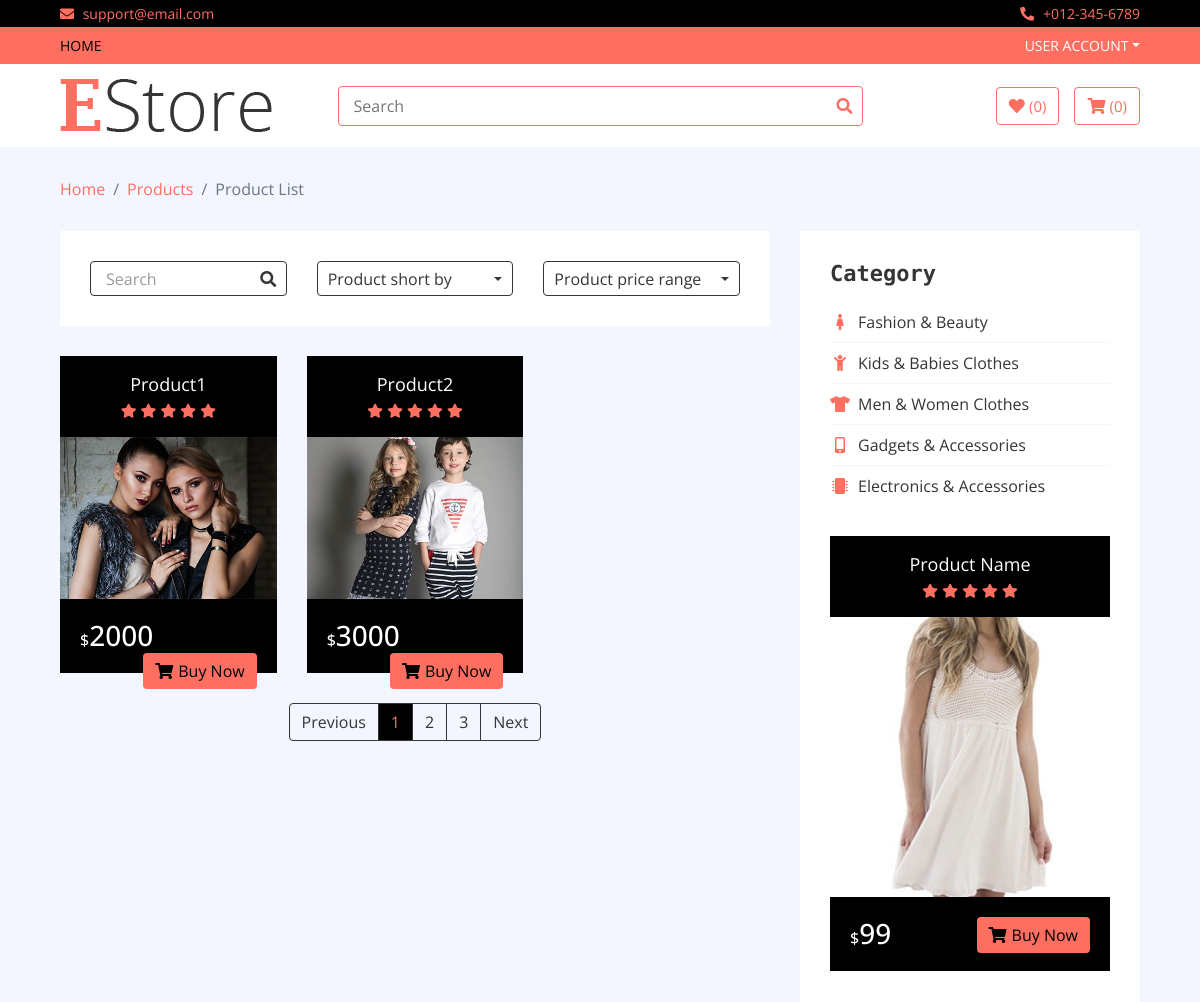
Page /brand/wedress (upper part) on the earlier database version.
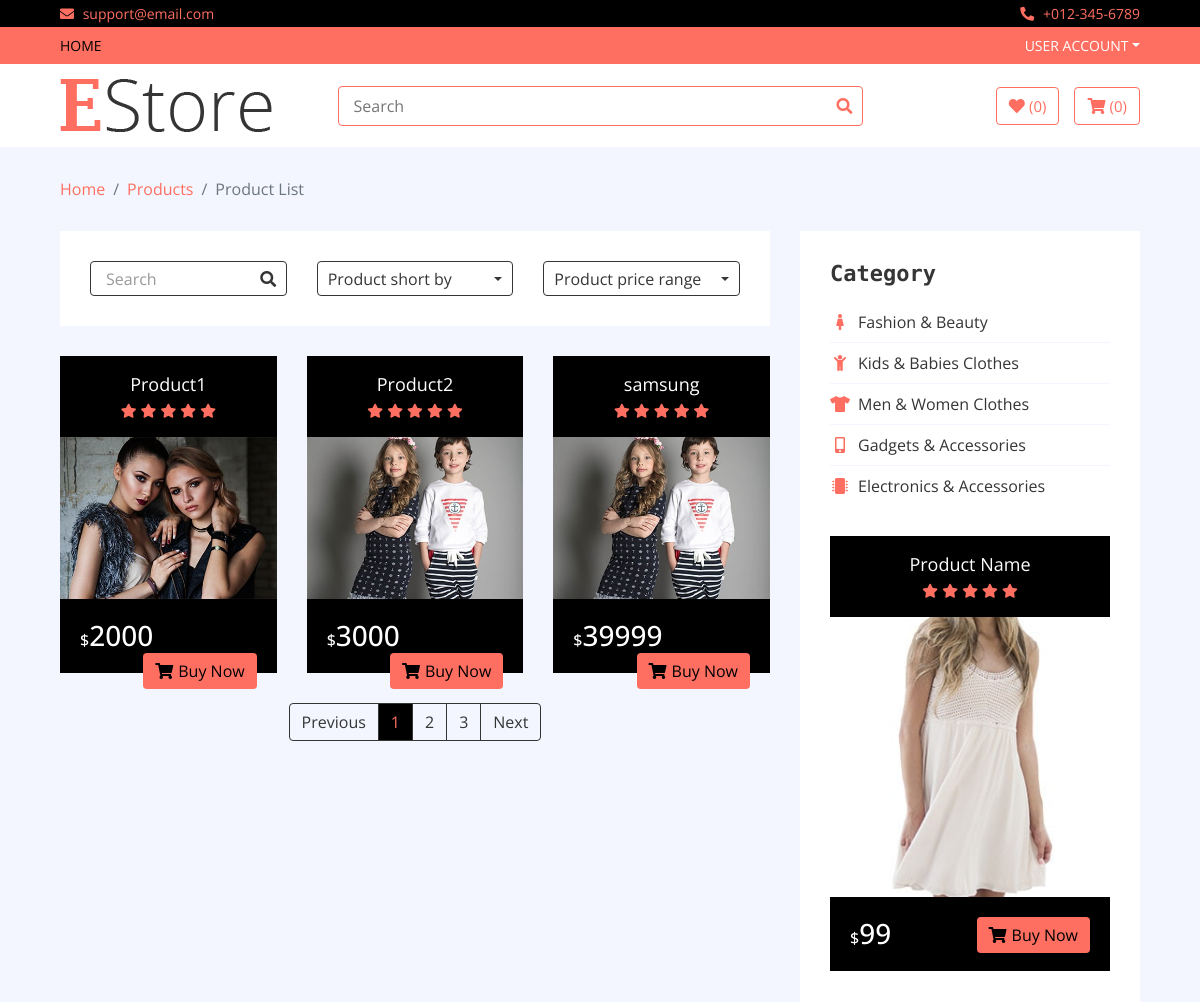
Same page on the later database version.
### home/models.py (models this page shows, shortened)
class Product(models.Model):
    name = models.CharField(max_length=300)
    price = models.IntegerField()
    discounted_price = models.IntegerField(default = 0)
    image = models.ImageField(upload_to='media')
    category = models.ForeignKey(Category,on_delete=models.CASCADE)
    subcategory = models.ForeignKey(SubCategory,on_delete=models.CASCADE)
    brand = models.ForeignKey(Brand,on_delete=models.CASCADE)
    description = models.TextField()
    specification = models.TextField()
    slug = models.TextField()
    stock = models.CharField(max_length=20,choices=STOCK)
    label = models.CharField(max_length=20,choices=LABEL)

### home/views.py (the view)
# urls.py: path('brand/<slug>', BrandView.as_view(), name='brand'),
class BrandView(BaseView):
    def get(self,request,slug):
        ids = Brand.objects.get(slug = slug).id
        self.views['brand_products'] = Product.objects.filter(brand_id = ids)
        return render(request,'brand.html',self.views)

### templates/brand.html (shortened to what the changed rows need)
 {% extends 'base.html' %}
{% load static %}
{% block content %}
        <div class="product-view">
            <div class="container-fluid">
                <div class="row">
                    <div class="col-lg-8">
                        <div class="row">
                            {% for hot in brand_products %}
                             <div class="col-lg-4">
                        <div class="product-item">
                            <div class="product-title">
                                <a href="#">{{hot.name}}</a>
                                <div class="ratting">
                                    <i class="fa fa-star"></i>
                                    <i class="fa fa-star"></i>
                                    <i class="fa fa-star"></i>
                                    <i class="fa fa-star"></i>
                                    <i class="fa fa-star"></i>
                                </div>
                            </div>
                            <div class="product-image">
                                <a href="product-detail.html">
                                    <img src="{{hot.image.url}}" alt="Product Image">
                                </a>
                            </div>
                            <div class="product-price">
                                {% if hot.discounted_price > 0 %}
                                <h3><span>$</span>{{hot.discounted_price}}</h3>
                                {% else %}
                                 <h3><span>$</span>{{hot.price}}</h3>
                                {% endif %}
                                <a class="btn" href=""><i class="fa fa-shopping-cart"></i>Buy Now</a>
                            </div>
                        </div>
                    </div>
                            {% endfor %}
                        </div>
                    </div>
                    <div class="col-lg-4 sidebar">
                        <div class="sidebar-widget category">
                            <h2 class="title">Category</h2>
                        </div>
                    </div>
                </div>
            </div>
        </div>
{% endblock %}

Differences in the rows shown:
added Product: name "samsung", image (picture), discounted_price "39999"
